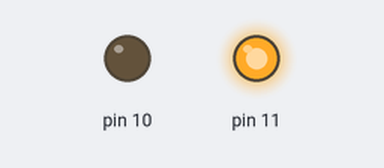
Simulated run of this sketch. Board: Arduino Uno, built with avr-gcc and run on an emulated ATmega328P. Shown: output pins drawn as LEDs (lit = HIGH).

Above: at 0.2 s.
At 2.6 s:
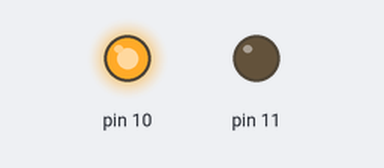
At 3.8 s:
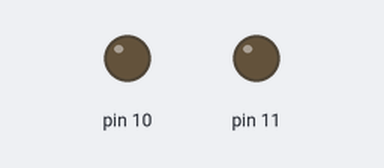
Timing chart, 0 to 6.2 s (numbered marks = the images above):
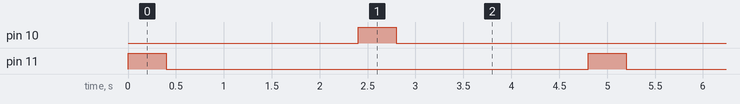

The sketch:

steeringtest.ino
```cpp
void setup() {
  // put your setup code here, to run once:

pinMode(10,OUTPUT);
pinMode(11,OUTPUT);

}

void loop() {
  // put your main code here, to run repeatedly:
digitalWrite(10,LOW);
digitalWrite(11,HIGH);
delay(400);
digitalWrite(10,LOW);
digitalWrite(11,LOW);
delay(2000);
digitalWrite(11,LOW);
digitalWrite(10,HIGH);
delay(400);
digitalWrite(10,LOW);
digitalWrite(11,LOW);
delay(2000);

}
```

Measured:
- by itself, pin 10, pin 11: alternates HIGH for 0.40 s and LOW for 4.4 s
- by itself, everything shown: repeats every 4.8 s, in 4 steps
